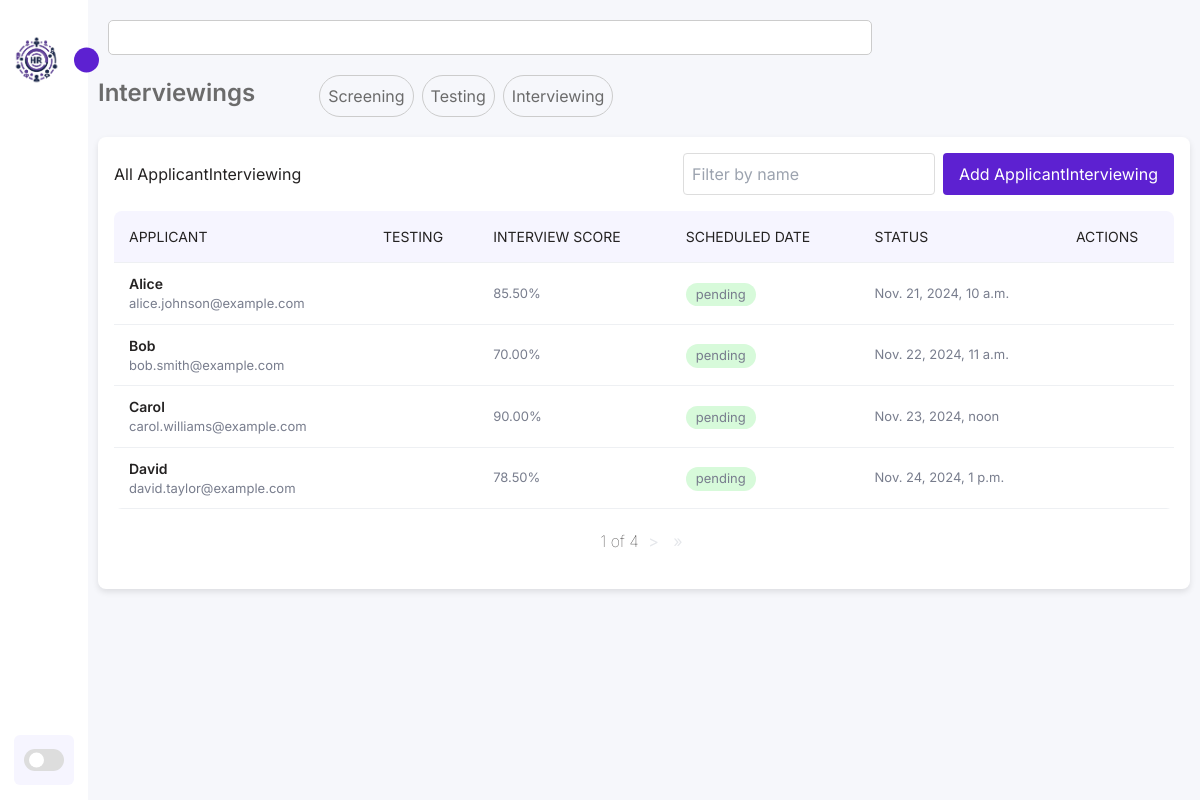
Screenshot of /recrut_screening/applicant_interviewing/ with the database file from the repository.
### recrut_screening/models.py (models this page shows, shortened)
class ApplicantInterviewing(models.Model):
    applicant = models.ForeignKey(Applicant, on_delete=models.CASCADE, related_name='interviews')
    testing = models.OneToOneField(ApplicantTesting, on_delete=models.CASCADE)
    interview_score = models.DecimalField(max_digits=4, decimal_places=2, null=True, blank=True)
    scheduled_date = models.DateTimeField(null=True, blank=True)
    status = models.CharField(max_length=20, choices=[
        ('pending', 'Pending'),
        ('approved', 'Approved'),
        ('rejected', 'Rejected'),
    ], default='pending')
    feedback = models.TextField(blank=True, null=True)
    last_updated = models.DateTimeField(auto_now=True)

### recrut_applicant/models.py (models this page shows, shortened)
class Applicant(models.Model):
    first_name = models.CharField(max_length=100)
    last_name = models.CharField(max_length=100)
    email = models.EmailField(unique=True)
    phone = models.CharField(max_length=20, blank=True, null=True)
    resume = models.FileField(upload_to='resumes/', blank=True, null=True)
    cover_letter = models.FileField(upload_to='cover_letters/', blank=True, null=True)
    portfolio = models.FileField(upload_to='portfolios/', blank=True, null=True)
    salary = models.DecimalField(max_digits=10, decimal_places=2)
    application_date = models.DateField(auto_now_add=True)
    status = models.CharField(max_length=50, choices=[('pending', 'Pending'), ('interview', 'Interview'), ('hired', 'Hired'), ('rejected', 'Rejected')], default='pending')
    image = models.ImageField(upload_to='applicant_images/', null=True, blank=True)
    about = models.TextField()
    education = models.TextField()
    skills  = models.CharField(max_length=500, null=True)
    interactions = models.TextField(blank=True, null=True)

### recrut_screening/views.py (the view)
# urls.py: path('applicant_interviewing/', views.applicant_interviewing_list, name='applicant_interviewing_list'),
def applicant_interviewing_list(request):
    interviews = ApplicantInterviewing.objects.all().order_by('scheduled_date')
    status_filter = request.GET.get('status')
    if status_filter:
        interviews = interviews.filter(status=status_filter)
    paginator = Paginator(interviews, 4)
    page_number = request.GET.get('page')
    interviews_page = paginator.get_page(page_number)
    return render(request, 'applicant_interviewing/applicant_interviewing_list.html', {
        'interviewings': interviews_page,
    })

### recrut_screening/templates/applicant_interviewing/applicant_interviewing_list.html (shortened to what this page needs)
{% extends 'base_generic.html' %}
{% load static %}
{% block extra_styles %}
    <link rel="stylesheet" href="{% static 'css/lists.css' %}">
    <link rel="stylesheet" href="{% static 'css/modal.css' %}">
{% endblock %}
{% block content %}
<section class="main-title">
    <h1>Interviewings </h1>
    <div class="buttons">
        <a class="sub-item" href="{% url 'applicant_screening_list' %}">Screening</a>
        <a class="sub-item" href="{% url 'applicant_testing_list' %}">Testing</a>
        <a class="sub-item" href="{% url 'applicant_interviewing_list' %}">Interviewing</a>
    </div>
</section>
<div class="card">
    <div class="card-header">
        <h2>All ApplicantInterviewing</h2>
        <div class="filters">
            <input type="search" placeholder="Filter by name" class="filter-input" />
            <button class="btn_add"><a href="{% url 'applicant_interviewing_create' %}">Add ApplicantInterviewing</a></button>
        </div>
    </div>
    <div class="board">
        <table width="100%">
            <thead>
                <tr>
                    <td>Applicant</td>
                    <td>Testing</td>
                    <td>Interview Score</td>
                    <td>Scheduled Date</td>
                    <td>Status</td>
                    <td>Actions</td>
                </tr>
            </thead>
            <tbody>
                {% for interviewing in interviewings %}
                <tr>
                    <td class="people">
                        <div class="">
                            <h5>{{ interviewing.applicant.first_name}}</h5>
                            <p>{{ interviewing.applicant.email }}</p>
                        </div>
                    </td>
                    <td >
                    </td>
                    <td >
                        <p>{{interviewing.interview_score}}%</p>
                    </td>
                    <td class="active">
                        <p>{{ interviewing.status }}</p>
                    </td>
                    <td >
                        <p>{{ interviewing.scheduled_date }}</p>
                    </td>
                    <td class="table-icons">
                    </td>
                </tr>
                {% endfor %}
            </tbody>
        </table>
    </div>
    <div class="pagination">
        <span class="step-links">
            <span class="current">
                 {{ interviewings.number }} of {{ interviewings.paginator.num_pages }}
            </span>
            {% if interviewings.has_next %}
                <a href="?page={{ interviewings.next_page_number }}">&gt;</a>
                <a href="?page={{ interviewings.paginator.num_pages }}"> &raquo;</a>
            {% endif %}
        </span>
    </div>
</div>
{% endblock %}

### static/css/style.css (style rules this page uses)
:root { --color-dark: #1D2231; --text-grey: #8390A2; --bg-body: #f6f7fb; --bg-main: #ffffff; --main-color: #5d21d1; --text-white: #ffffff; --body-color: #E4E9F7; --sidebar-color: #FFF; --primary-color: #5d21d1; --primary-color-light: #F6F5FF; --toggle-color: #DDD; --text-color: #242222; --tran-03: all 0.2s ease; --tran-04: all 0.3s ease; --tran-05: all 0.3s ease; }
* { padding: 0; margin: 0; box-sizing: border-box; list-style-type: none; text-decoration: none; font-family: 'Inter', sans-serif; }
body { height: 100vh; background: var(--bg-body); margin: 1rem 3rem; }
.main-title { display: flex; gap: 4rem; margin-bottom: 20px; }
.main-title h1 { font-size: 20px; font-weight: 600; color: #6b6b6b; }
.buttons { display: flex; gap: 0.5rem; }
.buttons .sub-item { background: transparent; padding: 0.5rem 0.5rem; border: solid 1px #ccc; border-radius: 30px; color: #6b6b6b; }
.pagination { margin: 20px 0; text-align: center; color: var(--text-color); }
.step-links a { margin: 0 5px; text-decoration: none; color: #e5e7eb; }
.step-links .current { font-weight: lighter; }

### static/css/lists.css (style rules this page uses)
.card { background-color: var(--bg-main); border-radius: 8px; box-shadow: 0 3px 6px rgba(0, 0, 0, 0.1); padding: 1rem; margin-bottom: 1rem; width: 100%; max-width: 100%; }
.card-header { display: flex; justify-content: space-between; align-items: center; margin-bottom: 1rem; color: var(--text-color); }
.filters { display: flex; gap: 0.5rem; }
.filter-input, .filter-select { padding: 0.5rem; border: 1px solid #ddd; border-radius: 4px; }
.btn_add { padding: 0.2rem 1rem; border-radius: 4px; border: none; background-color: var(--main-color); color: var(--text-white); cursor: pointer; }
.board { width: 100%; overflow: auto; background: #fff; border-radius: 8px; }
.board h5 { font-weight: 600; font-size: 14px; }
.board p { font-weight: 400; font-size: 13px; color: #787d8d; }
.board .people { display: flex; justify-self: flex-start; align-items: center; text-align: start; }
table { border-collapse: collapse; width: 100%; }
tr { border-bottom: 1px solid #eef0f3; }
thead td { font-size: 14px; text-transform: uppercase; font-weight: 400; background: #F9FAFB; text-align: start; padding: 15px; }
tbody tr td { padding: 10px 15px; }
.active p { background: #d7fada; padding: 2px 10px; display: inline-block; border-radius: 40px; color: #2b2b2b; }
table { border-collapse: collapse; }
thead td { font-size: 12px; text-transform: uppercase; font-weight: 400; background: #F9FAFB; text-align: start; padding: 10px; }
tbody tr td { padding: 10px 10px; }
table { border-collapse: collapse; width: 100%; background-color: var(--bg-main); color: var(--text-color); }
thead td { font-size: 14px; text-transform: uppercase; font-weight: 400; background: var(--primary-color-light); text-align: start; padding: 15px; }

### static/css/modal.css (style rules this page uses)
h1 { font-size: 24px !important; }
p { font-size: 14px; color: #787d8d; }

### rows the page displays
ApplicantInterviewing: applicant.first_name "Alice", applicant.email "alice.johnson@example.com", interview_score "85.50", status "pending", scheduled_date "Nov. 21, 2024, 10 a.m."
ApplicantInterviewing: applicant.first_name "Bob", applicant.email "bob.smith@example.com", interview_score "70.00", status "pending", scheduled_date "Nov. 22, 2024, 11 a.m."
ApplicantInterviewing: applicant.first_name "Carol", applicant.email "carol.williams@example.com", interview_score "90.00", status "pending", scheduled_date "Nov. 23, 2024, noon"
ApplicantInterviewing: applicant.first_name "David", applicant.email "david.taylor@example.com", interview_score "78.50", status "pending", scheduled_date "Nov. 24, 2024, 1 p.m."

### other values shown
{{ interviewings.number }} "1"
{{ interviewings.paginator.num_pages }} "4"
